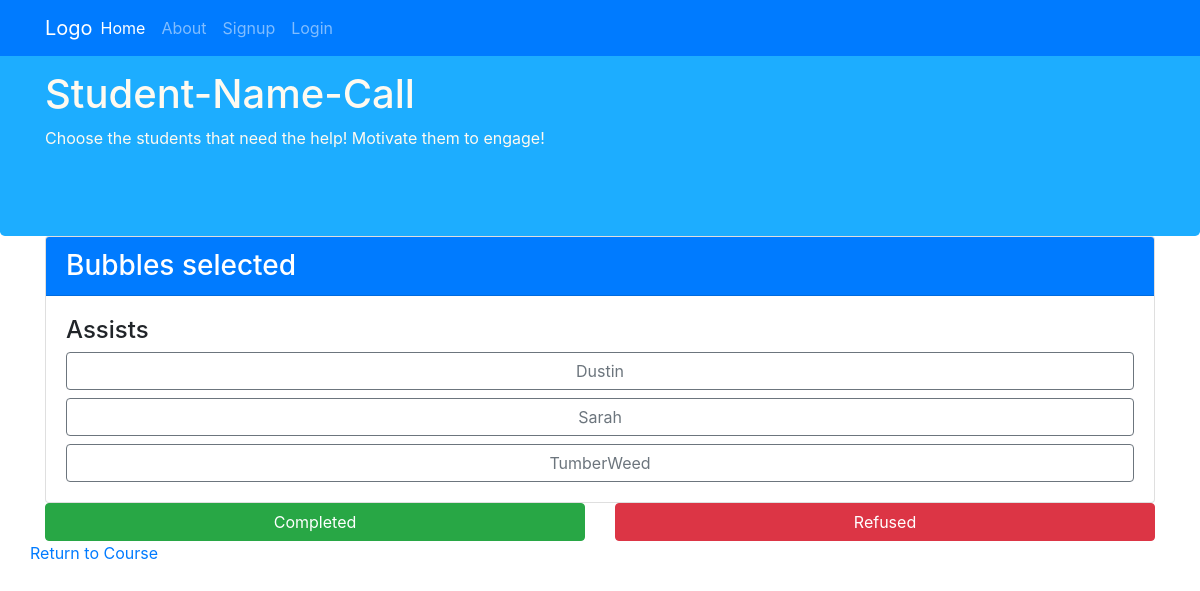
Screenshot of /select/13 (signed in) with the database file from the repository.
### course/models.py (models this page shows, shortened)
class Student(models.Model):
    name = models.CharField(max_length=20)
    attempts = models.IntegerField(default=0, validators=[MaxValueValidator(1000), MinValueValidator(0)])
    assists = models.IntegerField(default=0, validators=[MaxValueValidator(1000), MinValueValidator(0)])
    weight = models.IntegerField(default=1, validators=[MaxValueValidator(100), MinValueValidator(1)])
    course = models.ForeignKey(
        Course,
        on_delete=models.CASCADE,
    )
    class Meta:
        ordering = ['name']
    def __str__(self):
        return str(self.name)

### course/views.py (the view, shortened to what this page needs)
# urls.py: path('select/<student_id>', select_student_view, name='select_student_view'),
@login_required
def select_student_view(request, student_id):
    user = request.user
    student = Student.objects.get(pk=student_id)
    course = student.course
    students = [x for x in Student.objects.filter(course=course) if x != student]
    check_instructor(user, course)
    context = {
        'selected' : student,
        'students' : students,
        'course' : course,
        }
    return render(request, 'course/select_student.html', context)

### course/models.py (called while the page is built)
    def get_absolute_url(self):
        from django.urls import reverse
        return reverse('course_view', args=[str(self.course_id)])

### course/views.py (called while the page is built)
def check_instructor(user, course):
    authorized_user = course.instructor
    if user != authorized_user:
        return redirect('login')
    pass

### course/templates/course/select_student.html (shortened to what this page needs)
{% extends 'base.html' %}
{% block content %}
<form method="POST" >
    <div class="row row-content">
        <div class="col-12">
            <div class="card">
                <h3 class="card-header bg-primary text-white" id="login">  {{selected.name}} selected  </h3>
                <div class="card-body">
                    <h4>
                        Assists
                    </h4>
                    <div class="btn-group-toggle" data-toggle="buttons">
                        {% for stud in students %}
                        <label class="btn btn-block btn-outline-secondary">
                            <input type="checkbox" name="assists[]"  value="{{stud.id}}" >{{stud}}
                        </label>
                        {% endfor %}
                    </div>
                </div>
            </div>
        </div>
        <div class="col-6">
            <button type="submit"  name="completed" class="btn btn-block btn-success"> Completed </button>
        </div>
        <div class="col-6">
            <button type="submit"  name="refused" class="btn btn-block btn-danger"> Refused </button>
        </div>
</form>
<div class="row row-content">
    <div class="col-sm-12">
        <a href="{{course.get_absolute_url}}">
            Return to Course
        </a>
    </div>
</div>
    </div>
{% endblock %}

### rows the page displays
Student: name "Bubbles"
Student: name "Dustin"
Student: name "Sarah"
Student: name "TumberWeed"
